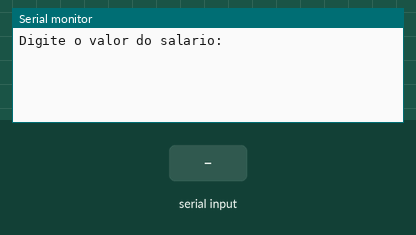
This sketch was run on a simulated Arduino Uno, built with avr-gcc and run on an emulated ATmega328P. On the bench: the last lines printed to the serial monitor. Inputs (shaded band) come from the test bench.

Above: at 2.2 s.
2.3 s: "90,45\n" received over Serial
At 3.6 s:
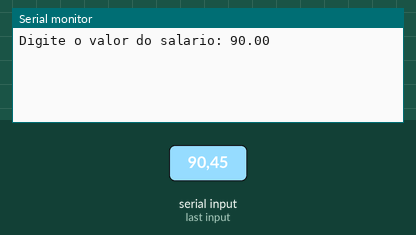
6.8 s: "30,150\n" received over Serial
At 9.2 s:
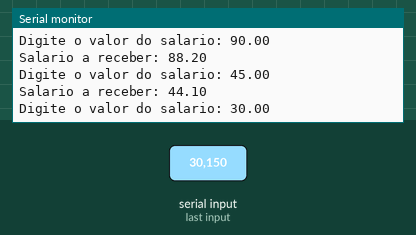

Measured:
- after the input at 2.3 s, the serial monitor: prints a new line at once (image 1)
- after the input at 6.8 s, the serial monitor: prints a new line after 1.5 s (image 2)

The sketch:

EX3.ino
```cpp
// Declaração das variaveis / numeros reais
float sal, salreceber, grat, imp;

void setup() {
  //Inicia a comunicação com o serial monitor
  Serial.begin(9600);
  delay(1000);  //Espera estrategica
}

void loop() {
  Serial.print("Digite o valor do salario: ");


  sal = aguardaEntrada();
  Serial.println(sal);

  grat = sal * 5/100;
  imp = sal * 7/100;
  salreceber = sal + grat - imp;

  delay(3000);


  Serial.print("Salario a receber: ");
  Serial.println(salreceber);

}

// Criando uma função chamada "aguarda entrada"
float aguardaEntrada(){
  while (!Serial.available()){
    // Aguarda até que um valor seja digitado
  }
  // Retornar o valor digitado no serial em tipo float
  return Serial.parseFloat();
}
```
